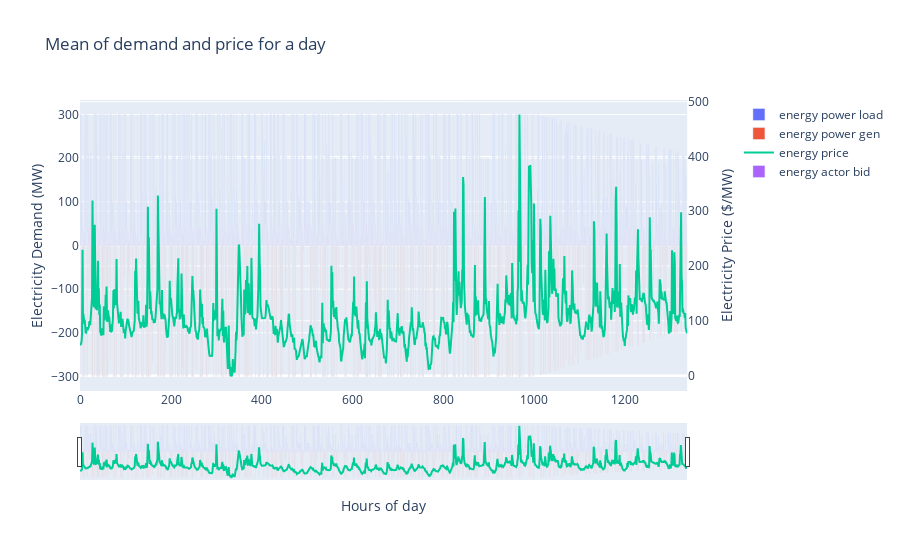

This figure's notebook cell:
### Code cell
fig = make_subplots(specs=[[{"secondary_y": True}]])
fig.add_trace(go.Bar(x=results['timestamp'].index, y=results['b_en_power_load'], name='energy power load'), secondary_y=False)
fig.add_trace(go.Bar(x=results['timestamp'].index, y=results['b_en_power_gen'], name='energy power gen'), secondary_y=False)
fig.add_trace(go.Scatter(x=results['timestamp'].index, y=results['en_price'], name='energy price'), secondary_y=True)
fig.add_trace(go.Bar(x=results['timestamp'].index, y=results['b_en_actor_power'], name='energy actor bid'), secondary_y=False)

# Add figure title
fig.update_layout(
    title_text="Mean of demand and price for a day",
    xaxis_rangeslider_visible=True,
)

# Set x-axis title
fig.update_xaxes(title_text="Hours of day")

# Set y-axes titles
fig.update_yaxes(title_text="Electricity Demand (MW)", secondary_y=False)
fig.update_yaxes(title_text="Electricity Price ($/MW)", secondary_y=True)

fig.show()

### Figure 1 — Plotly figure (JSON) as saved in the notebook; plotly's stock layout.template omitted (floating-point values rounded to 4 significant figures; data arrays with more than 128 entries replaced by an {"elided": "..."} marker saying what was removed)
{"data": [{"name": "energy power load", "type": "bar", "x": {"elided": "1337 int values"}, "xaxis": "x", "y": {"elided": "1337 float values"}, "yaxis": "y"}, {"name": "energy power gen", "type": "bar", "x": {"elided": "1337 int values"}, "xaxis": "x", "y": {"elided": "1337 float values"}, "yaxis": "y"}, {"name": "energy price", "type": "scatter", "x": {"elided": "1337 int values"}, "xaxis": "x", "y": {"elided": "1337 float values"}, "yaxis": "y2"}, {"name": "energy actor bid", "type": "bar", "x": {"elided": "1337 int values"}, "xaxis": "x", "y": {"elided": "1337 float values"}, "yaxis": "y"}], "layout": {"title": {"text": "Mean of demand and price for a day"}, "xaxis": {"anchor": "y", "domain": [0, 0.94], "rangeslider": {"visible": true}, "title": {"text": "Hours of day"}}, "yaxis": {"anchor": "x", "domain": [0, 1], "title": {"text": "Electricity Demand (MW)"}}, "yaxis2": {"anchor": "x", "overlaying": "y", "side": "right", "title": {"text": "Electricity Price ($/MW)"}}}}
